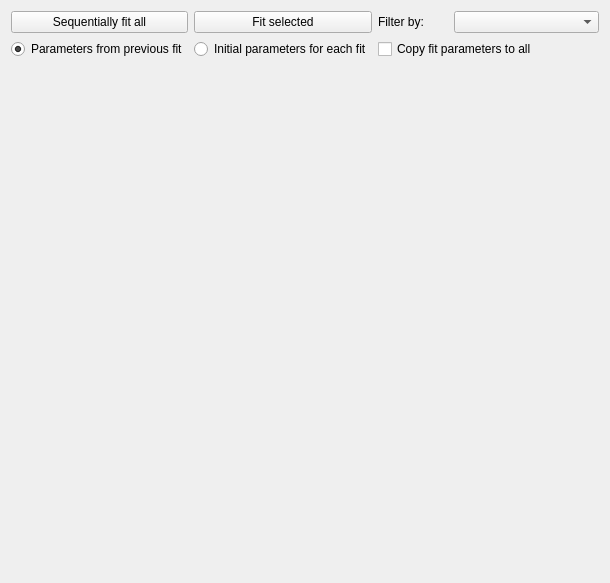
<?xml version="1.0" encoding="UTF-8"?>
<ui version="4.0">
 <class>fitting_tab</class>
 <widget class="QWidget" name="fitting_tab">
  <property name="geometry">
   <rect>
    <x>0</x>
    <y>0</y>
    <width>610</width>
    <height>583</height>
   </rect>
  </property>
  <property name="windowTitle">
   <string>Form</string>
  </property>
  <layout class="QGridLayout" name="gridLayout_3">
   <item row="0" column="2">
    <widget class="QLabel" name="filter_by_label">
     <property name="text">
      <string>Filter by:</string>
     </property>
    </widget>
   </item>
   <item row="0" column="3" colspan="2">
    <widget class="QComboBox" name="data_type_combo_box">
     <property name="toolTip">
      <string>Select the type of data you want to sequentially fit</string>
     </property>
    </widget>
   </item>
   <item row="4" column="0">
    <widget class="QRadioButton" name="previous_fit_values_radio">
     <property name="text">
      <string>Parameters from previous fit</string>
     </property>
     <property name="checked">
      <bool>true</bool>
     </property>
    </widget>
   </item>
   <item row="0" column="1">
    <widget class="QPushButton" name="fit_selected_button">
     <property name="text">
      <string>Fit selected</string>
     </property>
    </widget>
   </item>
   <item row="7" column="0" colspan="5">
    <widget class="QSplitter" name="splitter">
     <property name="orientation">
      <enum>Qt::Vertical</enum>
     </property>
     <widget class="QWidget" name="verticalLayoutWidget">
      <layout class="QVBoxLayout" name="tableLayout"/>
     </widget>
    </widget>
   </item>
   <item row="4" column="2" colspan="3">
    <widget class="QCheckBox" name="copy_fit_checkbox">
     <property name="text">
      <string>Copy fit parameters to all</string>
     </property>
    </widget>
   </item>
   <item row="0" column="0">
    <widget class="QPushButton" name="seq_fit_button">
     <property name="maximumSize">
      <size>
       <width>200</width>
       <height>50</height>
      </size>
     </property>
     <property name="text">
      <string>Sequentially fit all</string>
     </property>
    </widget>
   </item>
   <item row="4" column="1">
    <widget class="QRadioButton" name="initial_fit_values_radio">
     <property name="text">
      <string>Initial parameters for each fit</string>
     </property>
    </widget>
   </item>
  </layout>
 </widget>
 <resources/>
 <connections/>
</ui>
